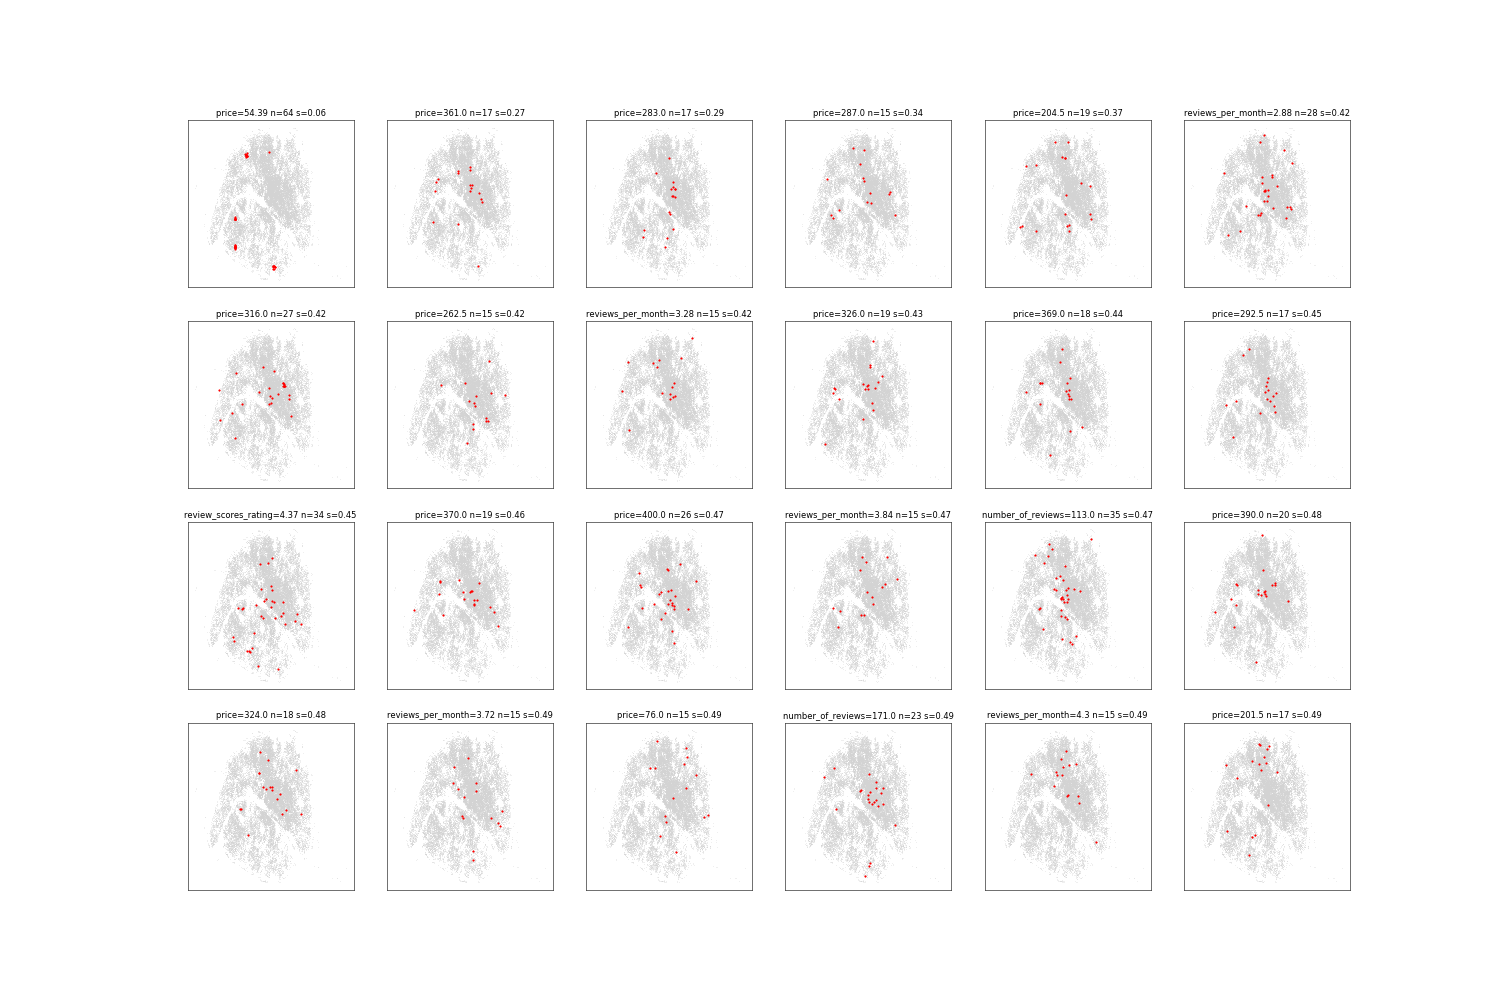

Reproduce this figure in Python.
import numpy as np
import pandas as pd
import matplotlib.pyplot as plt
from sklearn.neighbors import NearestNeighbors

df = pd.read_csv('paris_listings.csv')
xy = np.c_[(df.longitude - 2.35) * 73000, (df.latitude - 48.86) * 111000]
rng = np.random.default_rng(0)

def nnd(p):
    p = np.unique(p, axis=0)
    d, _ = NearestNeighbors(n_neighbors=2).fit(p).kneighbors(p)
    return np.median(d[:, 1])

cols = ['price', 'review_scores_rating', 'number_of_reviews', 'number_of_reviews_ltm', 'reviews_per_month',
        'availability_365', 'minimum_nights', 'accommodates', 'bedrooms', 'beds']
base = {}
res = []
for c in cols:
    vc = df[c].value_counts()
    for v, n in vc[(vc >= 15) & (vc <= 3000)].items():
        if n not in base:
            base[n] = np.median([nnd(xy[rng.choice(len(df), n, replace=False)]) for _ in range(5)])
        m = (df[c] == v).values
        res.append((c, v, n, nnd(xy[m]) / base[n]))

res = pd.DataFrame(res, columns=['col', 'val', 'n', 'score']).sort_values('score')
print(res.head(30).to_string())

fig, ax = plt.subplots(4, 6, figsize=(30, 20))
for a, r in zip(ax.flat, res.head(24).itertuples()):
    tmp = df[df[r.col] == r.val]
    a.scatter(df.longitude, df.latitude, s=0.05, c='lightgrey')
    a.scatter(tmp.longitude, tmp.latitude, s=4, c='r')
    a.set_title(f'{r.col}={r.val} n={r.n} s={r.score:.2f}')
    a.set_xticks([]); a.set_yticks([])
plt.savefig('scan.png', dpi=50)
